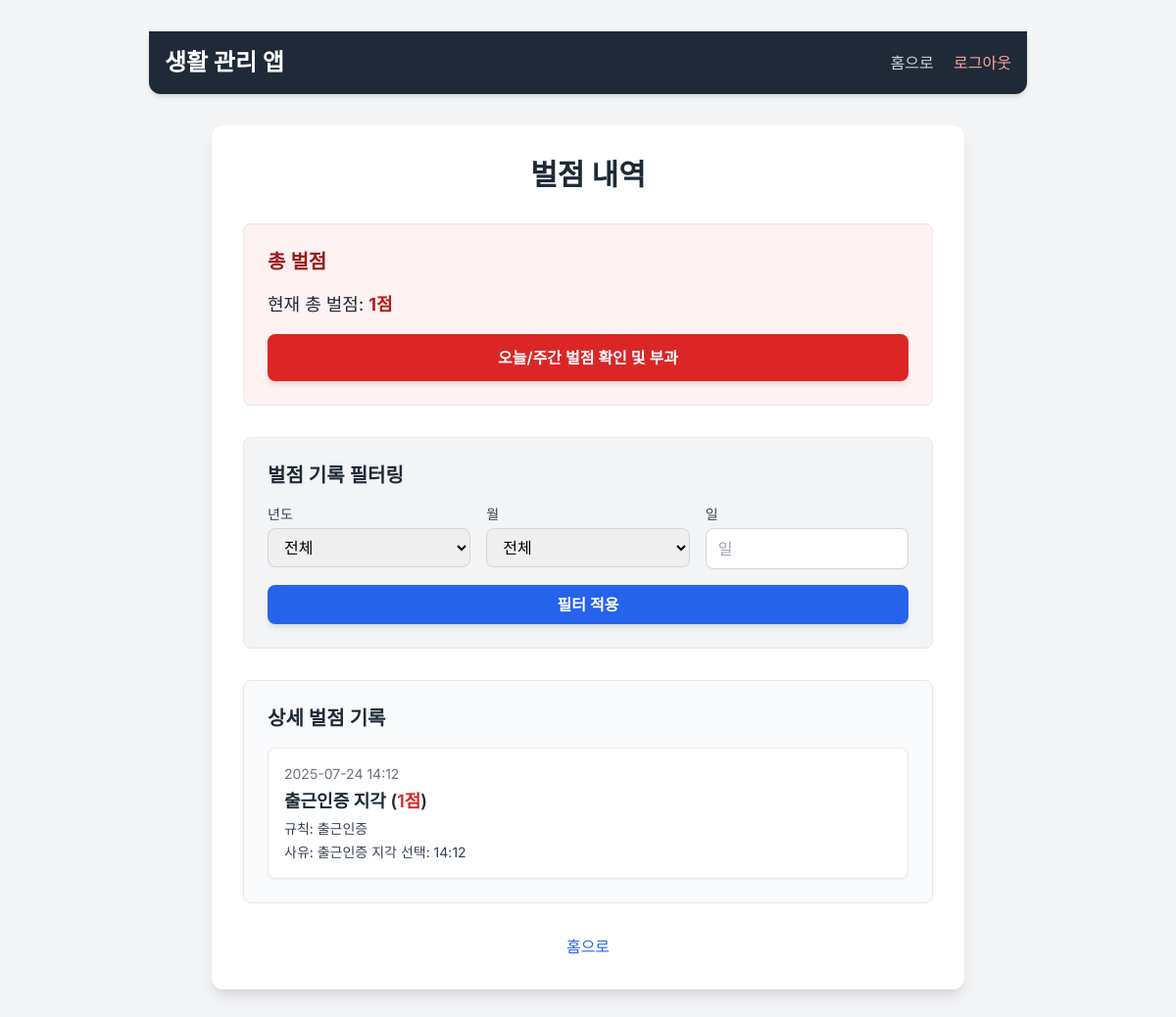
The app's page /penalties (signed in), older data.
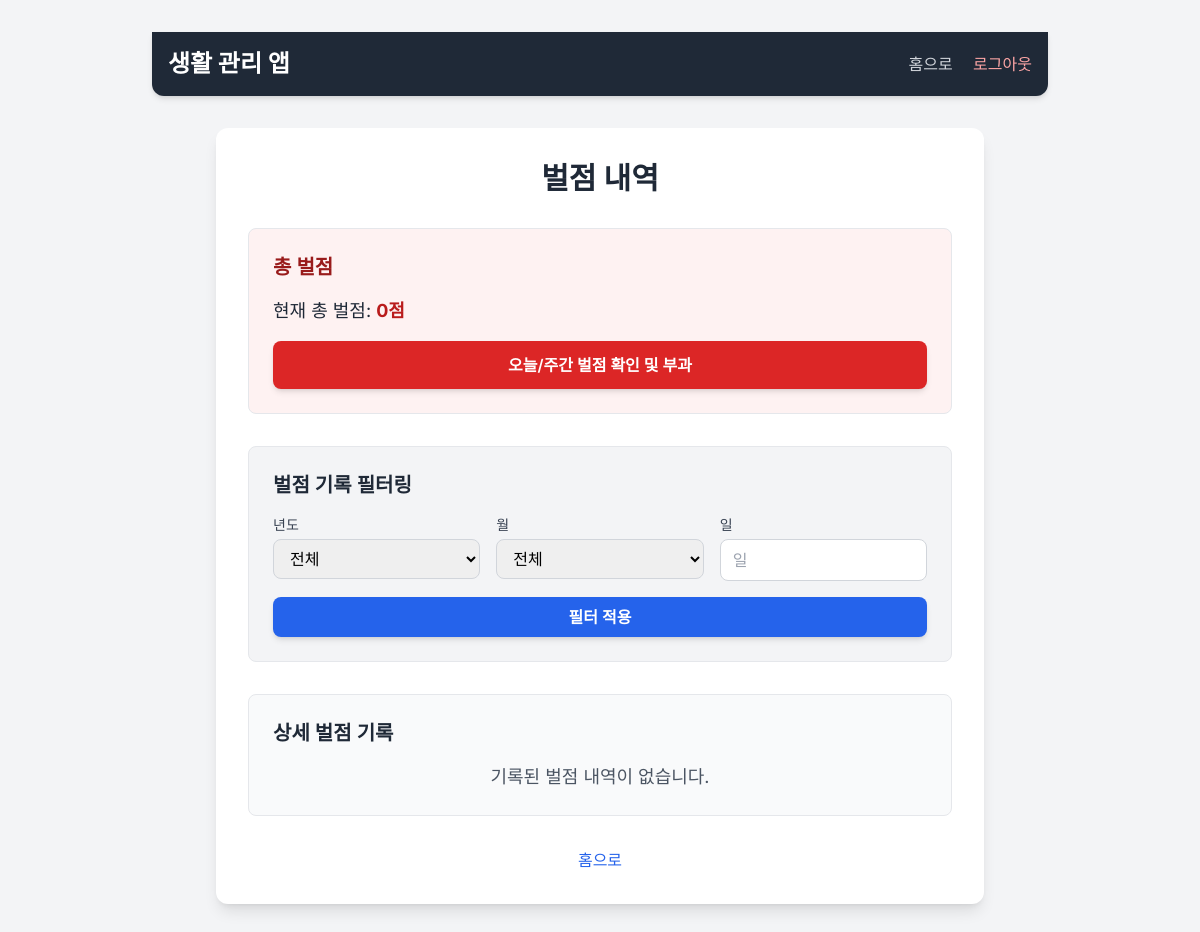
The same page, newer data.
### app.py (models this page shows, shortened)
class Penalty(db.Model):
    id = db.Column(db.Integer, primary_key=True)
    user_id = db.Column(db.Integer, db.ForeignKey('user.id'), nullable=False)
    penalty_type = db.Column(db.String(50), nullable=False)
    rule_name = db.Column(db.String(50), nullable=True)
    reason = db.Column(db.Text, nullable=True)
    penalty_points = db.Column(db.Integer, nullable=False, default=1)
    timestamp = db.Column(db.DateTime, default=datetime.now, nullable=False)
    related_date = db.Column(db.Date, nullable=True)
    user = db.relationship('User', backref=db.backref('penalties', lazy=True))

### app.py (the view)
@app.route('/penalties')
def penalties():
    if 'user_id' not in session:
        flash("벌점 내역을 조회할 권한이 없습니다.", 'error')
        return redirect(url_for('login'))
    user_id = session['user_id']
    if session.get('role') == 'owner':
        ddang_user = User.query.filter_by(username='ddang').first()
        target_user_id = ddang_user.id if ddang_user else -1
    else:
        target_user_id = user_id
    query = Penalty.query.filter_by(user_id=target_user_id)
    total_penalty_points = db.session.query(func.sum(Penalty.penalty_points)).filter_by(user_id=target_user_id).scalar() or 0
    filter_year = request.args.get('year', type=int)
    filter_month = request.args.get('month', type=int)
    filter_day = request.args.get('day', type=int)
    if filter_year: query = query.filter(extract('year', Penalty.timestamp) == filter_year)
    if filter_month: query = query.filter(extract('month', Penalty.timestamp) == filter_month)
    if filter_day: query = query.filter(extract('day', Penalty.timestamp) == filter_day)
    user_penalties = query.order_by(db.desc(Penalty.timestamp)).all()
    available_years = [y[0] for y in db.session.query(extract('year', Penalty.timestamp)).distinct().order_by(db.desc(extract('year', Penalty.timestamp))).all()]
    available_months = [m[0] for m in db.session.query(extract('month', Penalty.timestamp)).distinct().order_by(extract('month', Penalty.timestamp)).all()]
    return render_template('penalties.html', penalties=user_penalties, total_penalty_points=total_penalty_points,
                           available_years=available_years, available_months=available_months,
                           selected_year=filter_year, selected_month=filter_month, selected_day=filter_day)

### templates/penalties.html (shortened to what this page needs)
{% extends "base.html" %}
{% from '_macros.html' import format_currency %}
{% block content %}
<div class="bg-white p-8 rounded-xl shadow-lg w-full max-w-3xl mx-auto">
  <h2 class="text-3xl font-bold text-center text-gray-800 mb-8">벌점 내역</h2>
  <div class="mb-8 p-6 border border-gray-200 rounded-lg bg-red-50">
    <h3 class="text-xl font-semibold text-red-800 mb-4">총 벌점</h3>
    <p class="text-gray-800 text-lg">
      현재 총 벌점: <span class="font-bold text-red-700">{{ total_penalty_points }}점</span>
    </p>
    <form method="post" action="{{ url_for('check_daily_weekly_penalties') }}" class="mt-4">
      <button type="submit"
              class="w-full bg-red-600 text-white py-3 rounded-lg font-semibold hover:bg-red-700 transition duration-300 shadow-md">
        오늘/주간 벌점 확인 및 부과
      </button>
    </form>
  </div>
  <div class="mb-8 p-6 border border-gray-200 rounded-lg bg-gray-100">
    <h3 class="text-xl font-semibold text-gray-800 mb-4">벌점 기록 필터링</h3>
    <form method="get" action="{{ url_for('penalties') }}" class="space-y-4">
      <div class="grid grid-cols-1 sm:grid-cols-3 gap-4">
        <div>
          <label for="year" class="block text-sm font-medium text-gray-700 mb-1">년도</label>
          <select id="year" name="year" class="w-full px-3 py-2 border border-gray-300 rounded-lg focus:outline-none focus:ring-2 focus:ring-blue-500">
            <option value="">전체</option>
          </select>
        </div>
        <div>
          <label for="month" class="block text-sm font-medium text-gray-700 mb-1">월</label>
          <select id="month" name="month" class="w-full px-3 py-2 border border-gray-300 rounded-lg focus:outline-none focus:ring-2 focus:ring-blue-500">
            <option value="">전체</option>
          </select>
        </div>
        <div>
          <label for="day" class="block text-sm font-medium text-gray-700 mb-1">일</label>
          <input type="number" id="day" name="day" placeholder="일" value="{{ selected_day | default('') }}"
                 class="w-full px-3 py-2 border border-gray-300 rounded-lg focus:outline-none focus:ring-2 focus:ring-blue-500">
        </div>
      </div>
      <button type="submit"
              class="w-full bg-blue-600 text-white py-2 rounded-lg font-semibold hover:bg-blue-700 transition duration-300 shadow-md">
        필터 적용
      </button>
    </form>
  </div>
  <div class="p-6 border border-gray-200 rounded-lg bg-gray-50">
    <h3 class="text-xl font-semibold text-gray-800 mb-4">상세 벌점 기록</h3>
    {% if penalties %}
      <ul class="space-y-4">
        {% for penalty in penalties %}
          <li class="bg-white p-4 rounded-lg shadow-sm border border-gray-200">
            <p class="text-sm text-gray-500 mb-1">{{ penalty.timestamp.strftime('%Y-%m-%d %H:%M') }}</p>
            <p class="text-lg font-semibold text-gray-800">{{ penalty.penalty_type }} (<span class="text-red-600">{{ penalty.penalty_points }}점</span>)</p>
            {% if penalty.rule_name %}<p class="text-gray-700 text-sm mt-1">규칙: {{ penalty.rule_name }}</p>{% endif %}
            {% if penalty.reason %}<p class="text-gray-700 text-sm mt-1">사유: {{ penalty.reason }}</p>{% endif %}
          </li>
        {% endfor %}
      </ul>
    {% else %}
      <p class="text-center text-gray-600 text-lg">기록된 벌점 내역이 없습니다.</p>
    {% endif %}
  </div>
  <div class="mt-8 text-center">
    <a href="{{ url_for('home') }}" class="inline-block text-blue-600 hover:underline font-medium">홈으로</a>
  </div>
</div>
{% endblock %}

Row changes from the older to the newer data that the page shows:
removed Penalty: timestamp "2025-07-24 14:12", penalty_type "출근인증 지각", penalty_points "1", rule_name "출근인증", reason "출근인증 지각 선택: 14:12"
Text that changed along with them:
{{ total_penalty_points }}: "1" → "0"
text now shown: "기록된 벌점 내역이 없습니다."
